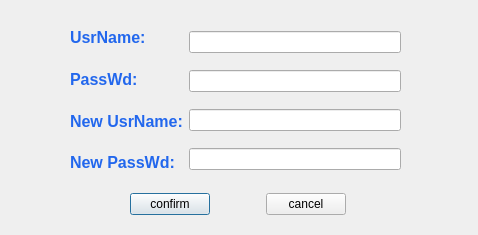
<?xml version="1.0" encoding="UTF-8"?>
<ui version="4.0">
 <class>setDlg</class>
 <widget class="QDialog" name="setDlg">
  <property name="geometry">
   <rect>
    <x>0</x>
    <y>0</y>
    <width>478</width>
    <height>235</height>
   </rect>
  </property>
  <property name="windowTitle">
   <string>Dialog</string>
  </property>
  <widget class="QWidget" name="layoutWidget">
   <property name="geometry">
    <rect>
     <x>80</x>
     <y>190</y>
     <width>316</width>
     <height>29</height>
    </rect>
   </property>
   <layout class="QHBoxLayout" name="horizontalLayout_2">
    <item>
     <spacer name="horizontalSpacer_2">
      <property name="orientation">
       <enum>Qt::Horizontal</enum>
      </property>
      <property name="sizeHint" stdset="0">
       <size>
        <width>40</width>
        <height>20</height>
       </size>
      </property>
     </spacer>
    </item>
    <item>
     <widget class="QPushButton" name="confirmButton">
      <property name="text">
       <string>confirm</string>
      </property>
     </widget>
    </item>
    <item>
     <spacer name="horizontalSpacer">
      <property name="orientation">
       <enum>Qt::Horizontal</enum>
      </property>
      <property name="sizeHint" stdset="0">
       <size>
        <width>40</width>
        <height>20</height>
       </size>
      </property>
     </spacer>
    </item>
    <item>
     <widget class="QPushButton" name="cancelButton">
      <property name="text">
       <string>cancel</string>
      </property>
     </widget>
    </item>
    <item>
     <spacer name="horizontalSpacer_3">
      <property name="orientation">
       <enum>Qt::Horizontal</enum>
      </property>
      <property name="sizeHint" stdset="0">
       <size>
        <width>40</width>
        <height>20</height>
       </size>
      </property>
     </spacer>
    </item>
   </layout>
  </widget>
  <widget class="QWidget" name="layoutWidget_2">
   <property name="geometry">
    <rect>
     <x>70</x>
     <y>20</y>
     <width>331</width>
     <height>161</height>
    </rect>
   </property>
   <layout class="QHBoxLayout" name="horizontalLayout">
    <item>
     <layout class="QVBoxLayout" name="verticalLayout_2">
      <item>
       <widget class="QLabel" name="usrlabel">
        <property name="text">
         <string>&lt;html&gt;&lt;head/&gt;&lt;body&gt;&lt;p&gt;&lt;span style=&quot; font-size:12pt; font-weight:600; color:#2267ed;&quot;&gt;UsrName:&lt;/span&gt;&lt;/p&gt;&lt;/body&gt;&lt;/html&gt;</string>
        </property>
       </widget>
      </item>
      <item>
       <widget class="QLabel" name="passwdlabel">
        <property name="text">
         <string>&lt;html&gt;&lt;head/&gt;&lt;body&gt;&lt;p&gt;&lt;span style=&quot; font-size:12pt; font-weight:600; color:#2267ed;&quot;&gt;PassWd:&lt;/span&gt;&lt;/p&gt;&lt;/body&gt;&lt;/html&gt;</string>
        </property>
       </widget>
      </item>
      <item>
       <widget class="QLabel" name="newusrlabel">
        <property name="text">
         <string>&lt;html&gt;&lt;head/&gt;&lt;body&gt;&lt;p&gt;&lt;span style=&quot; font-size:12pt; font-weight:600; color:#2267ed;&quot;&gt;New UsrName:&lt;/span&gt;&lt;/p&gt;&lt;/body&gt;&lt;/html&gt;</string>
        </property>
       </widget>
      </item>
      <item>
       <widget class="QLabel" name="newpasswdlabel">
        <property name="text">
         <string>&lt;html&gt;&lt;head/&gt;&lt;body&gt;&lt;p&gt;&lt;span style=&quot; font-size:12pt; font-weight:600; color:#2267ed;&quot;&gt;New PassWd:&lt;/span&gt;&lt;/p&gt;&lt;/body&gt;&lt;/html&gt;</string>
        </property>
       </widget>
      </item>
     </layout>
    </item>
    <item>
     <layout class="QVBoxLayout" name="verticalLayout">
      <item>
       <widget class="QLineEdit" name="usrlineEdit"/>
      </item>
      <item>
       <widget class="QLineEdit" name="passwdlineEdit"/>
      </item>
      <item>
       <widget class="QLineEdit" name="newusrlineEdit"/>
      </item>
      <item>
       <widget class="QLineEdit" name="newpasswdlineEdit"/>
      </item>
     </layout>
    </item>
   </layout>
  </widget>
 </widget>
 <resources/>
 <connections/>
</ui>
